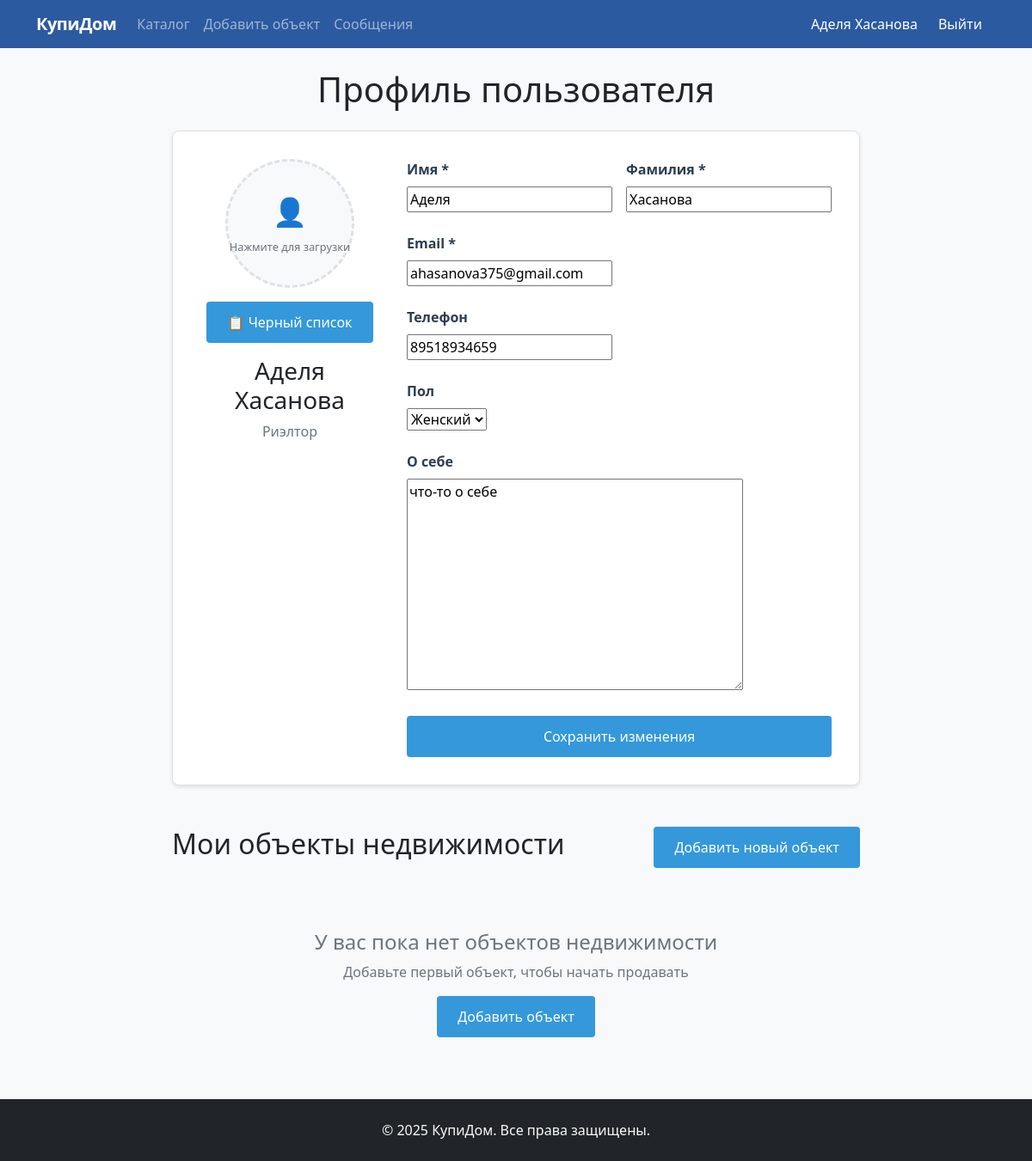
Page /profile/ (signed in) on the earlier database version.
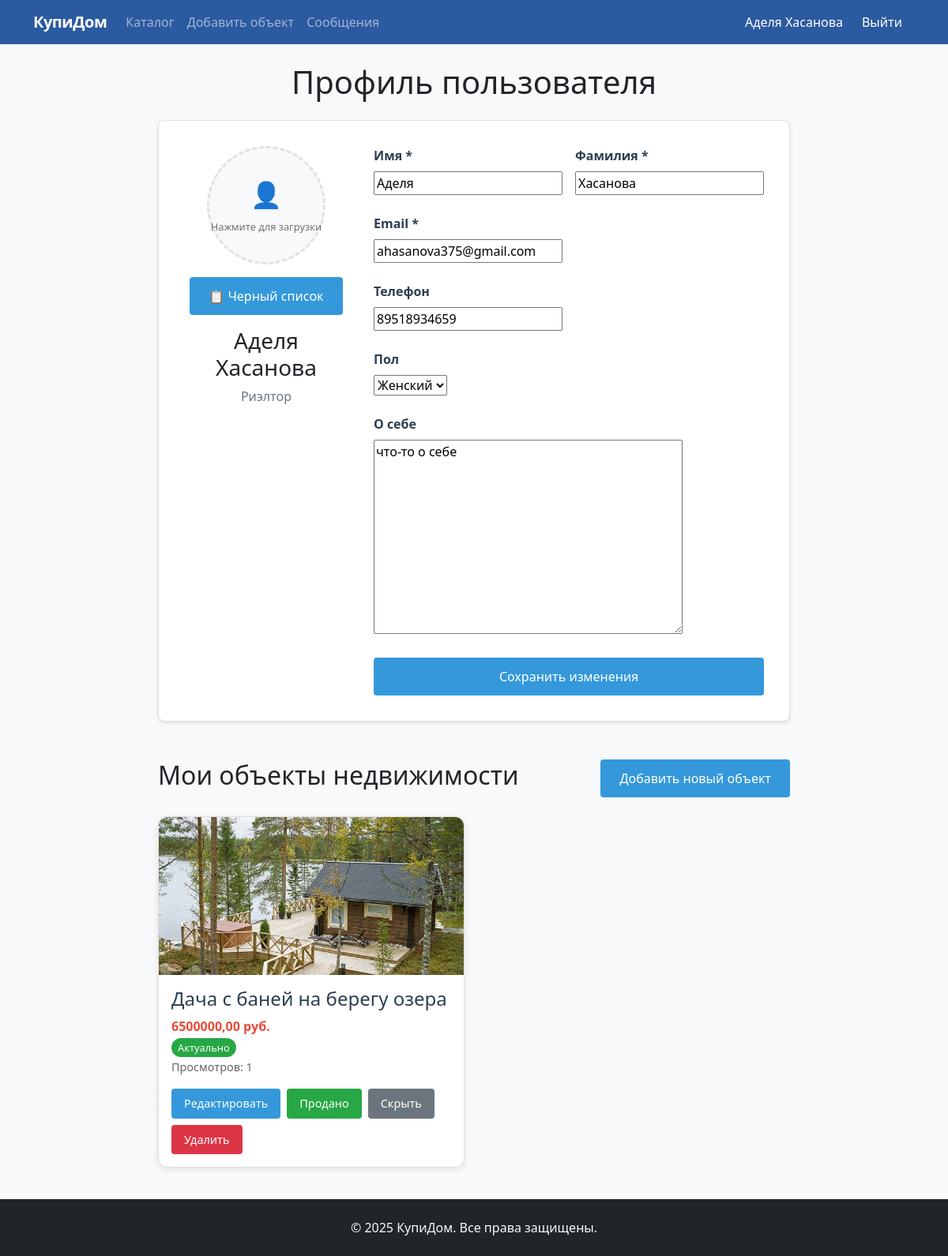
Same page on the later database version.
### realty/models.py (models this page shows, shortened)
class Property(models.Model):
    STATUS_CHOICES = (
        ('active', 'Актуально'),
        ('sold', 'Продано'),
        ('hidden', 'Скрыто'),
    )
    PROPERTY_TYPES = (
        ('apartment', 'Квартира'),
        ('house', 'Дом'),
        ('land', 'Земельный участок'),
        ('commercial', 'Коммерческая недвижимость'),
    )
    title = models.CharField('Название', max_length=200)
    description = models.TextField('Описание')
    price = models.DecimalField('Цена', max_digits=12, decimal_places=2)
    property_type = models.CharField('Тип недвижимости', max_length=20, choices=PROPERTY_TYPES)
    area = models.FloatField('Площадь (кв.м)')
    rooms = models.IntegerField('Количество комнат', blank=True, null=True)
    location = models.CharField('Местоположение', max_length=300)
    created_by = models.ForeignKey(CustomUser, on_delete=models.CASCADE, related_name='properties')
    status = models.CharField('Статус', max_length=10, choices=STATUS_CHOICES, default='active')
    views = models.IntegerField('Просмотры', default=0)
    created_at = models.DateTimeField(auto_now_add=True)
    updated_at = models.DateTimeField(auto_now=True)
    class Meta:
        verbose_name = 'Объект недвижимости'
        verbose_name_plural = 'Объекты недвижимости'
        ordering = ['-created_at']

class PropertyImage(models.Model):
    property = models.ForeignKey(Property, on_delete=models.CASCADE, related_name='images')
    image = models.ImageField('Изображение', upload_to='property_images/')
    is_main = models.BooleanField('Основное изображение', default=False)

### realty/views.py (the view)
# urls.py: path('profile/', views.profile_update, name='profile'),
@login_required
def profile_update(request):
    if request.method == 'POST':
        form = ProfileUpdateForm(request.POST, request.FILES, instance=request.user)
        if form.is_valid():
            form.save()
            if request.headers.get('x-requested-with') == 'XMLHttpRequest':
                return JsonResponse({'success': True})
            return redirect('profile')
        else:
            if request.headers.get('x-requested-with') == 'XMLHttpRequest':
                errors = {}
                for field, error_list in form.errors.items():
                    errors[field] = [{'message': error} for error in error_list]
                return JsonResponse({'success': False, 'errors': errors})
    else:
        form = ProfileUpdateForm(instance=request.user)
    user_properties = Property.objects.filter(created_by=request.user)
    return render(request, 'realty/profile.html', {
        'form': form,
        'properties': user_properties
    })

### realty/forms.py
class ProfileUpdateForm(forms.ModelForm):
    class Meta:
        model = CustomUser
        fields = ('first_name', 'last_name', 'email', 'phone', 'bio', 'avatar', 'gender')

### realty/templates/realty/profile.html (shortened to what the changed rows need)
{% extends 'realty/base.html' %}
{% block content %}
<div style="max-width: 800px; margin: 0 auto;">
    <h1 class="text-center mb-4">Профиль пользователя</h1>
    <div style="margin-top: 3rem;">
        <div class="d-flex justify-content-between align-items-center mb-4">
            <h2>Мои объекты недвижимости</h2>
        </div>
        {% if properties %}
        <div class="property-grid">
            {% for property in properties %}
            <div class="property-card">
                {% with main_image=property.images.first %}
                    {% if main_image %}
                    <img src="{{ main_image.image.url }}" alt="{{ property.title }}" style="width: 100%; height: 200px; object-fit: cover; border-radius: 8px 8px 0 0;">
                    {% else %}
                    <div class="no-image" style="height: 200px; display: flex; align-items: center; justify-content: center; background: #f8f9fa; border-radius: 8px 8px 0 0;">
                        Нет изображения
                    </div>
                    {% endif %}
                {% endwith %}
                <div style="padding: 1rem;">
                    <h4 style="margin: 0 0 0.5rem 0;">
                        <a href="{% url 'property_detail' property.pk %}" style="color: #2c3e50; text-decoration: none;">{{ property.title }}</a>
                    </h4>
                    <p style="margin: 0.25rem 0; color: #e74c3c; font-weight: bold;">{{ property.price }} руб.</p>
                    <p style="margin: 0.25rem 0; font-size: 0.9rem;">
                        <span style="background: {% if property.status == 'active' %}#28a745{% elif property.status == 'sold' %}#dc3545{% else %}#6c757d{% endif %}; color: white; padding: 0.2rem 0.5rem; border-radius: 12px; font-size: 0.8rem;">
                            {{ property.get_status_display }}
                        </span>
                    </p>
                    <p style="margin: 0.25rem 0; font-size: 0.9rem; color: #666;">Просмотров: {{ property.views }}</p>
                    <div style="margin-top: 1rem; display: flex; gap: 0.5rem; flex-wrap: wrap;">
                        <a href="{% url 'property_edit' property.pk %}" class="btn" style="padding: 0.5rem 1rem; font-size: 0.9rem;">Редактировать</a>
                        {% if property.status == 'active' %}
                        <form method="post" action="{% url 'property_mark_sold' property.pk %}" style="display: inline;">
                            <button type="submit" class="btn" style="background: #28a745; padding: 0.5rem 1rem; font-size: 0.9rem;">Продано</button>
                        </form>
                        <form method="post" action="{% url 'property_hide' property.pk %}" style="display: inline;">
                            <button type="submit" class="btn" style="background: #6c757d; padding: 0.5rem 1rem; font-size: 0.9rem;">Скрыть</button>
                        </form>
                        {% elif property.status == 'sold' %}
                        <form method="post" action="{% url 'property_reactivate' property.pk %}" style="display: inline;">
                            {% csrf_token %}
                            <button type="submit" class="btn" style="background: #17a2b8; padding: 0.5rem 1rem; font-size: 0.9rem;">Вернуть в активные</button>
                        </form>
                        {% elif property.status == 'hidden' %}
                        <form method="post" action="{% url 'property_reactivate' property.pk %}" style="display: inline;">
                            {% csrf_token %}
                            <button type="submit" class="btn" style="background: #17a2b8; padding: 0.5rem 1rem; font-size: 0.9rem;">Активировать</button>
                        </form>
                        {% endif %}
                        <form method="post" action="{% url 'property_delete' property.pk %}" style="display: inline;"
                              onsubmit="return confirm('Вы уверены, что хотите удалить этот объект?');">
                            <button type="submit" class="btn" style="background: #dc3545; padding: 0.5rem 1rem; font-size: 0.9rem;">Удалить</button>
                        </form>
                    </div>
                </div>
            </div>
            {% endfor %}
        </div>
        {% else %}
        <div class="text-center py-5" style="background: #f8f9fa; border-radius: 8px;">
            <h4 style="color: #6c757d;">У вас пока нет объектов недвижимости</h4>
            <p class="text-muted">Добавьте первый объект, чтобы начать продавать</p>
            <a href="{% url 'property_create' %}" class="btn">Добавить объект</a>
        </div>
        {% endif %}
    </div>
</div>
{% endblock %}

Differences in the rows shown:
added Property: images.first.image (picture), title "Дача с баней на берегу озера", price "6500000,00", status "Актуально", views "1", shows "Продано"
Other differences:
text no longer shown: "У вас пока нет объектов недвижимости Добавьте первый объект, чтобы начать продавать Добавить объект"
